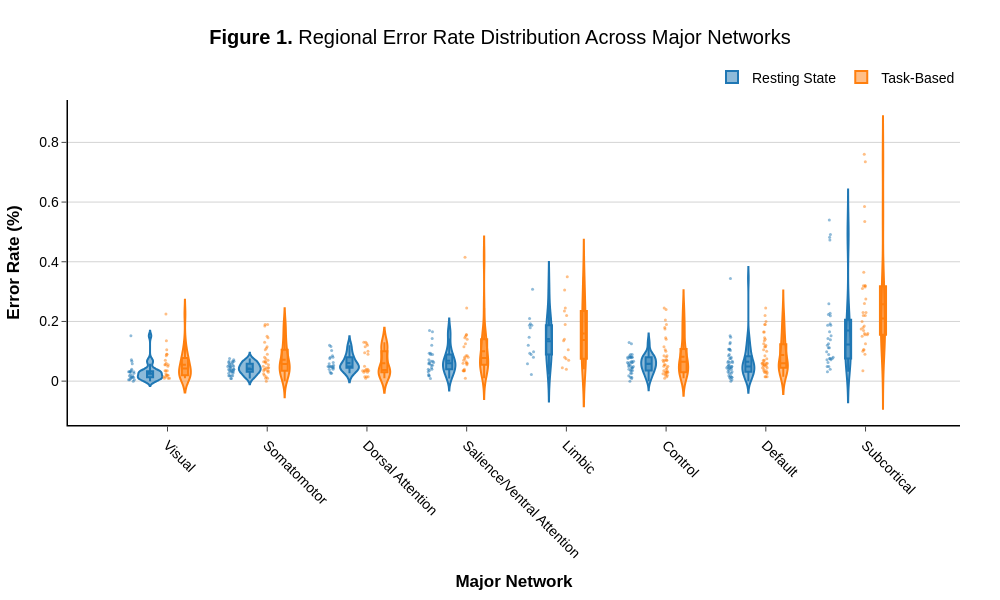

The cell this chart's notebook holds for it:
### Code cell
import plotly.express as px

# 1. Prepare Data
df_plot = region_comparison.melt(
    id_vars=['region_name', 'major_network'], 
    value_vars=['rest_rate', 'task_rate'],
    var_name='Condition', value_name='Error Rate'
).replace({'rest_rate': 'Resting State', 'task_rate': 'Task-Based'})

# 2. Generate Figure
fig = px.violin(
    df_plot,
    x='major_network', 
    y='Error Rate', 
    color='Condition',
    box=True, 
    points='all', # "all" is good for transparency, "outliers" is cleaner for large N
    category_orders={"Condition": ["Resting State", "Task-Based"]},
    color_discrete_map={'Resting State': '#1f77b4', 'Task-Based': '#ff7f0e'}
)

# 3. Academic Styling
fig.update_layout(
    template='simple_white', # Cleaner than plotly_white for journals
    height=600, 
    width=1000,
    font=dict(family="Arial", size=14, color="black"),
    title={
        'text': "<b>Figure 1.</b> Regional Error Rate Distribution Across Major Networks",
        'y':0.95, 'x':0.5, 'xanchor': 'center', 'yanchor': 'top'
    },
    legend=dict(
        title="", # Removed for cleaner look
        orientation="h",
        yanchor="bottom",
        y=1.02,
        xanchor="right",
        x=1
    ),
    margin=dict(l=60, r=40, t=100, b=100)
)

# 4. Axis Refinement
fig.update_xaxes(
    title_text="<b>Major Network</b>", 
    tickangle=45,
    showline=True, 
    linewidth=1.5, 
    linecolor='black'
)

fig.update_yaxes(
    title_text="<b>Error Rate (%)</b>", 
    showgrid=True, 
    gridcolor='lightgrey',
    showline=True, 
    linewidth=1.5, 
    linecolor='black'
)

# 5. Violin Adjustments
fig.update_traces(
    meanline_visible=True,
    scalemode='width', # Ensures violins are comparable across networks
    marker=dict(size=3, opacity=0.5) # Smaller points prevent cluttering
)

fig.show()

### Figure 1 — Plotly figure (JSON) as saved in the notebook; plotly's stock layout.template omitted (floating-point values rounded to 4 significant figures; data arrays with more than 128 entries replaced by an {"elided": "..."} marker saying what was removed)
{"data": [{"alignmentgroup": "True", "box": {"visible": true}, "hovertemplate": "Condition=Resting State<br>major_network=%{x}<br>Error Rate=%{y}<extra></extra>", "legendgroup": "Resting State", "marker": {"color": "#1f77b4", "opacity": 0.5, "size": 3}, "meanline": {"visible": true}, "name": "Resting State", "offsetgroup": "Resting State", "orientation": "v", "points": "all", "scalegroup": "True", "scalemode": "width", "showlegend": true, "type": "violin", "x": {"elided": "232 str values"}, "x0": " ", "xaxis": "x", "y": {"elided": "232 float values"}, "y0": " ", "yaxis": "y"}, {"alignmentgroup": "True", "box": {"visible": true}, "hovertemplate": "Condition=Task-Based<br>major_network=%{x}<br>Error Rate=%{y}<extra></extra>", "legendgroup": "Task-Based", "marker": {"color": "#ff7f0e", "opacity": 0.5, "size": 3}, "meanline": {"visible": true}, "name": "Task-Based", "offsetgroup": "Task-Based", "orientation": "v", "points": "all", "scalegroup": "True", "scalemode": "width", "showlegend": true, "type": "violin", "x": {"elided": "232 str values"}, "x0": " ", "xaxis": "x", "y": {"elided": "232 float values"}, "y0": " ", "yaxis": "y"}], "layout": {"font": {"color": "black", "family": "Arial", "size": 14}, "height": 600, "legend": {"orientation": "h", "title": {"text": ""}, "tracegroupgap": 0, "x": 1, "xanchor": "right", "y": 1.02, "yanchor": "bottom"}, "margin": {"b": 100, "l": 60, "r": 40, "t": 100}, "title": {"text": "<b>Figure 1.</b> Regional Error Rate Distribution Across Major Networks", "x": 0.5, "xanchor": "center", "y": 0.95, "yanchor": "top"}, "violinmode": "group", "width": 1000, "xaxis": {"anchor": "y", "domain": [0, 1], "linecolor": "black", "linewidth": 1.5, "showline": true, "tickangle": 45, "title": {"text": "<b>Major Network</b>"}}, "yaxis": {"anchor": "x", "domain": [0, 1], "gridcolor": "lightgrey", "linecolor": "black", "linewidth": 1.5, "showgrid": true, "showline": true, "title": {"text": "<b>Error Rate (%)</b>"}}}}
